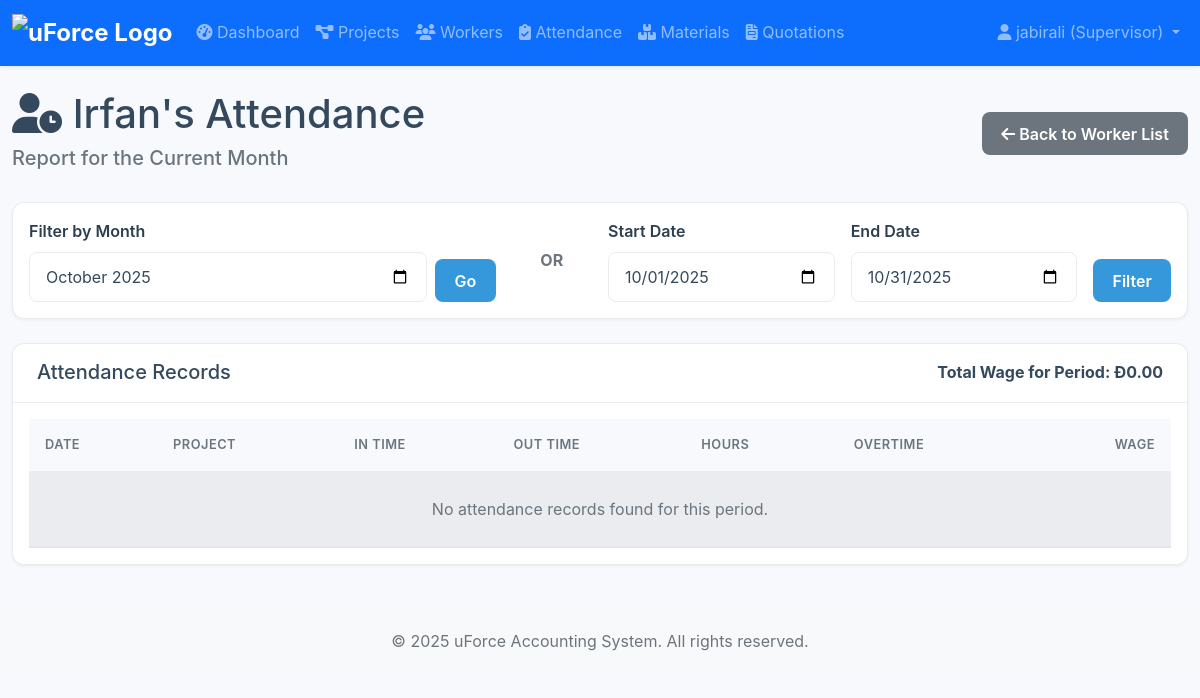
The app's page /workers/attendance/1/ (signed in) with its own data.
### accounts/models.py (models this page shows, shortened)
class CustomUser(AbstractUser):
    ROLE_CHOICES = (('admin', 'Admin'), ('owner', 'Company Owner'), ('supervisor', 'Supervisor'), ('foreman', 'Foreman'))
    role = models.CharField(max_length=20, choices=ROLE_CHOICES)
    phone = models.CharField(max_length=15, blank=True)

### workers/models.py (models this page shows, shortened)
class Worker(models.Model):
    WORKER_TYPES = (
        ('own', 'Own Worker'),
        ('outsourced', 'Outsourced Worker'),
    )
    name = models.CharField(max_length=100)
    worker_type = models.CharField(max_length=20, choices=WORKER_TYPES)
    group = models.ForeignKey(
        OutsourcedGroup,
        on_delete=models.SET_NULL,
        null=True,
        blank=True,
        related_name='members'
    )
    fixed_wage = models.DecimalField(max_digits=10, decimal_places=2, default=0, help_text="Monthly salary for 'Own' workers.")
    dob = models.DateField(verbose_name="Date of Birth", null=True, blank=True)
    daily_wage = models.DecimalField(max_digits=10, decimal_places=2, default=0, help_text="Daily wage for 'Outsourced' workers.")
    contact = models.CharField(max_length=15, blank=True)
    ot1_rate = models.DecimalField(max_digits=10, decimal_places=2, default=0, verbose_name="OT1 Rate", help_text="Overtime rate per hour for normal days.")
    ot2_rate = models.DecimalField(max_digits=10, decimal_places=2, default=0, verbose_name="OT2 Rate", help_text="Overtime rate per hour for holidays.")
    is_active = models.BooleanField(default=True)
    created_at = models.DateTimeField(auto_now_add=True, null=True)

### workers/views.py (the view)
# urls.py: path('attendance/<int:pk>/', views.worker_detail_view, name='worker_attendance_detail'),
@login_required
def worker_detail_view(request, pk):
    worker = get_object_or_404(Worker, pk=pk)
    today = date.today()
    month_year_str = request.GET.get('month_year') # e.g., "2025-10"
    start_date_str = request.GET.get('start_date')
    end_date_str = request.GET.get('end_date')
    if month_year_str:
        year, month = map(int, month_year_str.split('-'))
        _, last_day = monthrange(year, month)
        start_date = date(year, month, 1)
        end_date = date(year, month, last_day)
        filter_description = start_date.strftime('%B %Y')
    elif start_date_str and end_date_str:
        start_date = date.fromisoformat(start_date_str)
        end_date = date.fromisoformat(end_date_str)
        filter_description = f"from {start_date.strftime('%d %b %Y')} to {end_date.strftime('%d %b %Y')}"
    else:
        start_date = today.replace(day=1)
        _, last_day = monthrange(today.year, today.month)
        end_date = today.replace(day=last_day)
        filter_description = "for the Current Month"
    attendances = WorkerAttendance.objects.filter(
        worker=worker,
        date__range=[start_date, end_date]
    ).select_related('project').order_by('date')
    totals = attendances.aggregate(
        total_hours=Sum('hours_worked'),
        total_overtime=Sum('overtime_hours'),
        total_wages=Sum('total_wage')
    )
    context = {
        'worker': worker,
        'attendances': attendances,
        'start_date': start_date,
        'end_date': end_date,
        'filter_description': filter_description,
        'month_year_filter': f"{start_date.year}-{start_date.month:02d}",
        'totals': totals,
    }
    return render(request, 'workers/worker_detail.html', context)

### accounts/templatetags/auth_extras.py (called while the page is built)
@register.filter(name='has_role')
def has_role(user, role_names):
    if not hasattr(user, 'role'):
        return False
    roles = [role.strip() for role in role_names.split(',')]
    return user.role in roles

### templates/workers/worker_detail.html (shortened to what this page needs)
{% extends 'base.html' %}
{% block content %}
<div class="d-flex justify-content-between align-items-center mb-4">
    <div>
        <h1><i class="fas fa-user-clock"></i> {{ worker.name }}'s Attendance</h1>
        <h5 class="text-muted">Report {{ filter_description }}</h5>
    </div>
    <a href="{% url 'attendance_list' %}" class="btn btn-secondary"><i class="fas fa-arrow-left"></i> Back to Worker List</a>
</div>
<div class="card mb-4">
    <div class="card-body">
        <div class="row g-3">
            <div class="col-md-5">
                <form method="get" class="d-flex align-items-end">
                    <div class="flex-grow-1">
                        <label for="month_year" class="form-label">Filter by Month</label>
                        <input type="month" id="month_year" name="month_year" value="{{ month_year_filter }}" class="form-control">
                    </div>
                    <button type="submit" class="btn btn-primary ms-2">Go</button>
                </form>
            </div>
            <div class="col-md-1 text-center d-flex align-items-center justify-content-center">
                <strong class="text-muted">OR</strong>
            </div>
            <div class="col-md-6">
                <form method="get" class="row g-3 align-items-end">
                    <div class="col">
                        <label for="start_date" class="form-label">Start Date</label>
                        <input type="date" id="start_date" name="start_date" value="{{ start_date|date:'Y-m-d' }}" class="form-control">
                    </div>
                    <div class="col">
                        <label for="end_date" class="form-label">End Date</label>
                        <input type="date" id="end_date" name="end_date" value="{{ end_date|date:'Y-m-d' }}" class="form-control">
                    </div>
                    <div class="col-auto">
                        <button type="submit" class="btn btn-primary">Filter</button>
                    </div>
                </form>
            </div>
        </div>
    </div>
</div>
<div class="card">
    <div class="card-header d-flex justify-content-between">
        <h5 class="mb-0">Attendance Records</h5>
        <span class="fw-bold">Total Wage for Period: Đ{{ totals.total_wages|default:0|floatformat:2 }}</span>
    </div>
    <div class="card-body">
        <div class="table-responsive">
            <table class="table table-striped table-hover">
                <thead>
                    <tr>
                        <th>Date</th>
                        <th>Project</th>
                        <th>In Time</th>
                        <th>Out Time</th>
                        <th>Hours</th>
                        <th>Overtime</th>
                        <th class="text-end">Wage</th>
                    </tr>
                </thead>
                <tbody>
                    {% for record in attendances %}
                    <tr>
                        <td data-label="Date">{{ record.date }}</td>
                        <td data-label="Project">{{ record.project.name }}</td>
                        <td data-label="In Time">{{ record.in_time|time:"H:i" }}</td>
                        <td data-label="Out Time">{{ record.out_time|time:"H:i" }}</td>
                        <td data-label="Hours">{{ record.hours_worked|floatformat:2 }}</td>
                        <td data-label="Overtime">{{ record.overtime_hours|floatformat:2 }}</td>
                        <td data-label="Wage" class="text-end">Đ{{ record.total_wage|floatformat:2 }}</td>
                    </tr>
                    {% empty %}
                    <tr>
                        <td colspan="7" class="text-center text-muted py-4">No attendance records found for this period.</td>
                    </tr>
                    {% endfor %}
                </tbody>
            </table>
        </div>
    </div>
</div>
{% endblock %}

### templates/base.html (shortened to what this page needs)
{% load static %}
{% load auth_extras %}
<!DOCTYPE html>
<html lang="en">
<head>
    <link href="{% static 'css/bootstrap.min.css' %}" rel="stylesheet">
    <link href="https://cdnjs.cloudflare.com/ajax/libs/font-awesome/6.1.1/css/all.min.css" rel="stylesheet">
    <link href="{% static 'css/styles.css' %}" rel="stylesheet">
</head>
<body>
    <nav class="navbar navbar-expand-lg navbar-dark bg-primary sticky-top">
        <div class="container-fluid">
            <a class="navbar-brand" href="{% url 'dashboard' %}">
                <img src="{% static 'images/logo.png' %}" alt="uForce Logo">
            </a>
            <div class="collapse navbar-collapse" id="mainNavbar">
                <ul class="navbar-nav me-auto mb-2 mb-lg-0">
                    <li class="nav-item"><a class="nav-link" href="{% url 'dashboard' %}"><i class="fas fa-tachometer-alt"></i> Dashboard</a></li>
                    <li class="nav-item"><a class="nav-link" href="{% url 'project_list' %}"><i class="fas fa-project-diagram"></i> Projects</a></li>
                    <li class="nav-item"><a class="nav-link" href="{% url 'worker_list' %}"><i class="fas fa-users"></i> Workers</a></li>
                    <li class="nav-item"><a class="nav-link" href="{% url 'attendance_list' %}"><i class="fas fa-clipboard-check"></i> Attendance</a></li>
                    <li class="nav-item"><a class="nav-link" href="{% url 'material_list' %}"><i class="fas fa-boxes-stacked"></i> Materials</a></li>
                    <li class="nav-item"><a class="nav-link" href="{% url 'quotation_list' %}"><i class="fas fa-file-invoice"></i> Quotations</a></li>
                </ul>
                <ul class="navbar-nav">
                    {% if user.is_authenticated %}
                    <li class="nav-item dropdown">
                        <a class="nav-link dropdown-toggle" href="#" id="userDropdown" role="button" data-bs-toggle="dropdown" aria-expanded="false">
                            <i class="fas fa-user"></i> {{ user.username }} ({{ user.get_role_display }})
                        </a>
                    </li>
                    {% else %}
                    <li class="nav-item"><a class="nav-link" href="{% url 'login' %}"><i class="fas fa-sign-in-alt"></i> Login</a></li>
                    {% endif %}
                </ul>
            </div>
        </div>
    </nav>
    <main class="container-fluid mt-4">
        {% block content %}{% endblock %}
    </main>
    <footer class="bg-light text-center text-muted mt-5 py-3">
        <div class="container-fluid">
            &copy; {% now "Y" %} uForce Accounting System. All rights reserved.
        </div>
    </footer>
</body>
</html>

### static/css/styles.css (style rules this page uses)
:root { --primary-color: #2c3e50; --secondary-color: #3498db; --success-color: #27ae60; --warning-color: #f39c12; --danger-color: #e74c3c; --info-color: #17a2b8; --light-color: #ecf0f1; --dark-color: #2c3e50; --body-bg: #f7f9fc; --card-bg: #ffffff; --text-color: #34495e; --border-color: #e9ecef; --shadow-color: rgba(44, 62, 80, 0.07); }
* { margin: 0; padding: 0; box-sizing: border-box; }
body { font-family: -apple-system, BlinkMacSystemFont, "Segoe UI", Roboto, "Helvetica Neue", Arial, sans-serif; background-color: var(--body-bg); line-height: 1.6; color: var(--text-color); -webkit-font-smoothing: antialiased; -moz-osx-font-smoothing: grayscale; }
a { color: var(--secondary-color); text-decoration: none; transition: color 0.2s ease-in-out; }
.navbar { box-shadow: 0 2px 4px var(--shadow-color); background-color: var(--card-bg); }
.navbar-brand { font-weight: 700; font-size: 1.5rem; }
.card { border: 1px solid var(--border-color); border-radius: 0.75rem; box-shadow: 0 1px 3px var(--shadow-color); transition: all 0.2s ease-in-out; margin-bottom: 1.5rem; background-color: var(--card-bg); }
.card-header { font-weight: 600; padding: 1rem 1.5rem; background-color: transparent; border-bottom: 1px solid var(--border-color); }
.table { margin-bottom: 0; }
.table thead th { font-weight: 600; text-transform: uppercase; letter-spacing: 0.5px; background-color: var(--body-bg); border-bottom: 2px solid var(--border-color); border-top: none; padding: 1rem; font-size: 0.8rem; color: #6c757d; }
.table tbody td { padding: 1rem; vertical-align: middle; border-top: 1px solid var(--border-color); color: var(--text-color); }
.table-striped tbody tr:nth-of-type(odd) td { background-color: var(--body-bg); }
.btn { border-radius: 0.5rem; font-weight: 600; padding: 0.6rem 1.2rem; transition: all 0.2s ease; border: none; }
.btn-primary { background-color: var(--secondary-color); color: white; }
.form-control, .form-select { border: 1px solid var(--border-color); border-radius: 0.5rem; padding: 0.75rem 1rem; transition: all 0.2s ease; background-color: var(--card-bg); color: var(--text-color); }
.form-label { font-weight: 600; margin-bottom: 0.5rem; color: var(--dark-color); }
footer { padding-top: 3rem; padding-bottom: 3rem; margin-top: auto; }

### templates/base.html (style rules this page uses)
.navbar-brand img { height: 40px; width: auto; }

### records on screen
CustomUser: username "jabirali", role "Supervisor"
Worker: name "Irfan"

### other values on screen
{{ filter_description }} "for the Current Month"
{{ totals.total_wages|default:0|floatformat:2 }} "0.00"
